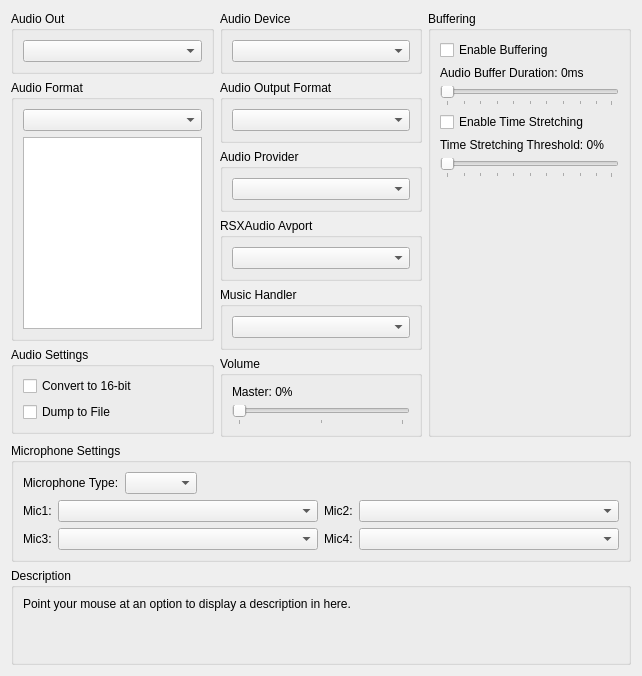
      <widget class="QWidget" name="audioTab">
       <attribute name="title">
        <string>Audio</string>
       </attribute>
       <layout class="QVBoxLayout" name="audioTab_layout" stretch="0,0,1,0">
        <item>
         <layout class="QHBoxLayout" name="audioTabLayoutTop" stretch="1,1,1">
          <item>
           <layout class="QVBoxLayout" name="audioTabLayoutTopLeft">
            <item>
             <widget class="QGroupBox" name="gb_audio_out">
              <property name="title">
               <string>Audio Out</string>
              </property>
              <layout class="QVBoxLayout" name="gb_audio_out_layout">
               <item>
                <widget class="QComboBox" name="audioOutBox"/>
               </item>
              </layout>
             </widget>
            </item>
            <item>
             <widget class="QGroupBox" name="gb_audio_format">
              <property name="title">
               <string>Audio Format</string>
              </property>
              <layout class="QVBoxLayout" name="gb_audio_format_layout">
               <item>
                <widget class="QComboBox" name="combo_audio_format"/>
               </item>
               <item>
                <widget class="QListWidget" name="list_audio_formats">
                 <property name="sizePolicy">
                  <sizepolicy hsizetype="Preferred" vsizetype="Preferred">
                   <horstretch>0</horstretch>
                   <verstretch>0</verstretch>
                  </sizepolicy>
                 </property>
                 <property name="selectionMode">
                  <enum>QAbstractItemView::ExtendedSelection</enum>
                 </property>
                </widget>
               </item>
              </layout>
             </widget>
            </item>
            <item>
             <widget class="QGroupBox" name="gb_audio_settings">
              <property name="title">
               <string>Audio Settings</string>
              </property>
              <layout class="QVBoxLayout" name="gb_audio_settings_layout">
               <item>
                <widget class="QCheckBox" name="convert">
                 <property name="text">
                  <string>Convert to 16-bit</string>
                 </property>
                </widget>
               </item>
               <item>
                <widget class="QCheckBox" name="audioDump">
                 <property name="text">
                  <string>Dump to File</string>
                 </property>
                </widget>
               </item>
               <item>
                <spacer name="spacer_audio_settings">
                 <property name="orientation">
                  <enum>Qt::Vertical</enum>
                 </property>
                 <property name="sizeType">
                  <enum>QSizePolicy::MinimumExpanding</enum>
                 </property>
                 <property name="sizeHint" stdset="0">
                  <size>
                   <width>0</width>
                   <height>0</height>
                  </size>
                 </property>
                </spacer>
               </item>
              </layout>
             </widget>
            </item>
            <item>
             <spacer name="verticalSpacerAudioLeft">
              <property name="orientation">
               <enum>Qt::Vertical</enum>
              </property>
              <property name="sizeType">
               <enum>QSizePolicy::MinimumExpanding</enum>
              </property>
              <property name="sizeHint" stdset="0">
               <size>
                <width>0</width>
                <height>0</height>
               </size>
              </property>
             </spacer>
            </item>
           </layout>
          </item>
          <item>
           <layout class="QVBoxLayout" name="audioTabLayoutTopMiddle">
            <item>
             <widget class="QGroupBox" name="gb_audio_device">
              <property name="title">
               <string>Audio Device</string>
              </property>
              <layout class="QVBoxLayout" name="gb_audio_device_layout">
               <item>
                <widget class="QComboBox" name="audioDeviceBox"/>
               </item>
              </layout>
             </widget>
            </item>
            <item>
             <widget class="QGroupBox" name="gb_audio_channel_layout">
              <property name="title">
               <string>Audio Output Format</string>
              </property>
              <layout class="QVBoxLayout" name="gb_audio_channel_layout_layout">
               <item>
                <widget class="QComboBox" name="combo_audio_channel_layout"/>
               </item>
              </layout>
             </widget>
            </item>
            <item>
             <widget class="QGroupBox" name="gb_audio_provider">
              <property name="title">
               <string>Audio Provider</string>
              </property>
              <layout class="QVBoxLayout" name="gb_audio_provider_layout">
               <item>
                <widget class="QComboBox" name="audioProviderBox"/>
               </item>
              </layout>
             </widget>
            </item>
            <item>
             <widget class="QGroupBox" name="gb_audio_avport">
              <property name="title">
               <string>RSXAudio Avport</string>
              </property>
              <layout class="QVBoxLayout" name="gb_audio_avport_layout">
               <item>
                <widget class="QComboBox" name="audioAvportBox"/>
               </item>
              </layout>
             </widget>
            </item>
            <item>
             <widget class="QGroupBox" name="gb_music_handler">
              <property name="title">
               <string>Music Handler</string>
              </property>
              <layout class="QVBoxLayout" name="gb_music_handler_layout">
               <item>
                <widget class="QComboBox" name="musicHandlerBox"/>
               </item>
              </layout>
             </widget>
            </item>
            <item>
             <widget class="QGroupBox" name="gb_audio_volume">
              <property name="title">
               <string>Volume</string>
              </property>
              <layout class="QVBoxLayout" name="gb_audio_volume_layout">
               <item>
                <widget class="QWidget" name="master_volume" native="true">
                 <layout class="QVBoxLayout" name="layout_master_volume">
                  <property name="leftMargin">
                   <number>0</number>
                  </property>
                  <property name="topMargin">
                   <number>0</number>
                  </property>
                  <property name="rightMargin">
                   <number>0</number>
                  </property>
                  <property name="bottomMargin">
                   <number>0</number>
                  </property>
                  <item>
                   <widget class="QLabel" name="masterVolumeLabel">
                    <property name="text">
                     <string>Master: 0%</string>
                    </property>
                   </widget>
                  </item>
                  <item>
                   <widget class="QSlider" name="masterVolume">
                    <property name="orientation">
                     <enum>Qt::Horizontal</enum>
                    </property>
                    <property name="tickPosition">
                     <enum>QSlider::TicksBelow</enum>
                    </property>
                    <property name="tickInterval">
                     <number>50</number>
                    </property>
                   </widget>
                  </item>
                 </layout>
                </widget>
               </item>
               <item>
                <spacer name="spacer_audio_volume">
                 <property name="orientation">
                  <enum>Qt::Vertical</enum>
                 </property>
                 <property name="sizeType">
                  <enum>QSizePolicy::MinimumExpanding</enum>
                 </property>
                 <property name="sizeHint" stdset="0">
                  <size>
                   <width>0</width>
                   <height>0</height>
                  </size>
                 </property>
                </spacer>
               </item>
              </layout>
             </widget>
            </item>
           </layout>
          </item>
          <item>
           <layout class="QVBoxLayout" name="audioTabLayoutTopRight">
            <item>
             <widget class="QGroupBox" name="gb_audio_buffering">
              <property name="title">
               <string>Buffering</string>
              </property>
              <layout class="QVBoxLayout" name="gb_audio_buffering_layout">
               <item>
                <widget class="QCheckBox" name="enableBuffering">
                 <property name="text">
                  <string>Enable Buffering</string>
                 </property>
                </widget>
               </item>
               <item>
                <widget class="QWidget" name="audio_buffer_duration" native="true">
                 <layout class="QVBoxLayout" name="layout_audio_buffer_duration">
                  <property name="leftMargin">
                   <number>0</number>
                  </property>
                  <property name="topMargin">
                   <number>0</number>
                  </property>
                  <property name="rightMargin">
                   <number>0</number>
                  </property>
                  <property name="bottomMargin">
                   <number>0</number>
                  </property>
                  <item>
                   <widget class="QLabel" name="audioBufferDurationLabel">
                    <property name="text">
                     <string>Audio Buffer Duration: 0ms</string>
                    </property>
                   </widget>
                  </item>
                  <item>
                   <widget class="QSlider" name="audioBufferDuration">
                    <property name="orientation">
                     <enum>Qt::Horizontal</enum>
                    </property>
                    <property name="tickPosition">
                     <enum>QSlider::TicksBelow</enum>
                    </property>
                    <property name="tickInterval">
                     <number>10</number>
                    </property>
                   </widget>
                  </item>
                 </layout>
                </widget>
               </item>
               <item>
                <widget class="QCheckBox" name="enableTimeStretching">
                 <property name="text">
                  <string>Enable Time Stretching</string>
                 </property>
                </widget>
               </item>
               <item>
                <widget class="QWidget" name="time_stretching_threshold" native="true">
                 <layout class="QVBoxLayout" name="layout_time_stretching_threshold">
                  <property name="leftMargin">
                   <number>0</number>
                  </property>
                  <property name="topMargin">
                   <number>0</number>
                  </property>
                  <property name="rightMargin">
                   <number>0</number>
                  </property>
                  <property name="bottomMargin">
                   <number>0</number>
                  </property>
                  <item>
                   <widget class="QLabel" name="timeStretchingThresholdLabel">
                    <property name="text">
                     <string>Time Stretching Threshold: 0%</string>
                    </property>
                   </widget>
                  </item>
                  <item>
                   <widget class="QSlider" name="timeStretchingThreshold">
                    <property name="orientation">
                     <enum>Qt::Horizontal</enum>
                    </property>
                    <property name="tickPosition">
                     <enum>QSlider::TicksBelow</enum>
                    </property>
                    <property name="tickInterval">
                     <number>10</number>
                    </property>
                   </widget>
                  </item>
                 </layout>
                </widget>
               </item>
               <item>
                <spacer name="verticalSpacerAudioRight">
                 <property name="orientation">
                  <enum>Qt::Vertical</enum>
                 </property>
                 <property name="sizeType">
                  <enum>QSizePolicy::MinimumExpanding</enum>
                 </property>
                 <property name="sizeHint" stdset="0">
                  <size>
                   <width>0</width>
                   <height>0</height>
                  </size>
                 </property>
                </spacer>
               </item>
              </layout>
             </widget>
            </item>
           </layout>
          </item>
         </layout>
        </item>
        <item>
         <widget class="QGroupBox" name="gb_microphone_settings">
          <property name="title">
           <string>Microphone Settings</string>
          </property>
          <layout class="QVBoxLayout" name="gb_microphone_settings_layout">
           <item>
            <layout class="QHBoxLayout" name="microphoneLayoutTop">
             <item>
              <widget class="QLabel" name="microphoneLabel">
               <property name="text">
                <string>Microphone Type:</string>
               </property>
              </widget>
             </item>
             <item>
              <widget class="QComboBox" name="microphoneBox"/>
             </item>
             <item>
              <spacer name="microphoneSpacer">
               <property name="orientation">
                <enum>Qt::Horizontal</enum>
               </property>
               <property name="sizeType">
                <enum>QSizePolicy::MinimumExpanding</enum>
               </property>
               <property name="sizeHint" stdset="0">
                <size>
                 <width>0</width>
                 <height>0</height>
                </size>
               </property>
              </spacer>
             </item>
            </layout>
           </item>
           <item>
            <layout class="QHBoxLayout" name="microphoneLayoutBottom">
             <item>
              <layout class="QVBoxLayout" name="microphoneLayoutLabel1and3">
               <item>
                <widget class="QLabel" name="microphone1Label">
                 <property name="sizePolicy">
                  <sizepolicy hsizetype="Minimum" vsizetype="Preferred">
                   <horstretch>0</horstretch>
                   <verstretch>0</verstretch>
                  </sizepolicy>
                 </property>
                 <property name="text">
                  <string>Mic1:</string>
                 </property>
                </widget>
               </item>
               <item>
                <widget class="QLabel" name="microphone3Label">
                 <property name="sizePolicy">
                  <sizepolicy hsizetype="Minimum" vsizetype="Preferred">
                   <horstretch>0</horstretch>
                   <verstretch>0</verstretch>
                  </sizepolicy>
                 </property>
                 <property name="text">
                  <string>Mic3:</string>
                 </property>
                </widget>
               </item>
              </layout>
             </item>
             <item>
              <layout class="QVBoxLayout" name="microphoneLayoutBox1and3">
               <item>
                <widget class="QComboBox" name="microphone1Box">
                 <property name="sizePolicy">
                  <sizepolicy hsizetype="Expanding" vsizetype="Fixed">
                   <horstretch>0</horstretch>
                   <verstretch>0</verstretch>
                  </sizepolicy>
                 </property>
                </widget>
               </item>
               <item>
                <widget class="QComboBox" name="microphone3Box">
                 <property name="sizePolicy">
                  <sizepolicy hsizetype="Expanding" vsizetype="Fixed">
                   <horstretch>0</horstretch>
                   <verstretch>0</verstretch>
                  </sizepolicy>
                 </property>
                </widget>
               </item>
              </layout>
             </item>
             <item>
              <layout class="QVBoxLayout" name="microphoneLayoutLabel2and4">
               <item>
                <widget class="QLabel" name="microphone2Label">
                 <property name="sizePolicy">
                  <sizepolicy hsizetype="Minimum" vsizetype="Preferred">
                   <horstretch>0</horstretch>
                   <verstretch>0</verstretch>
                  </sizepolicy>
                 </property>
                 <property name="text">
                  <string>Mic2:</string>
                 </property>
                </widget>
               </item>
               <item>
                <widget class="QLabel" name="microphone4Label">
                 <property name="sizePolicy">
                  <sizepolicy hsizetype="Minimum" vsizetype="Preferred">
                   <horstretch>0</horstretch>
                   <verstretch>0</verstretch>
                  </sizepolicy>
                 </property>
                 <property name="text">
                  <string>Mic4:</string>
                 </property>
                </widget>
               </item>
              </layout>
             </item>
             <item>
              <layout class="QVBoxLayout" name="microphoneLayoutBox2and4">
               <item>
                <widget class="QComboBox" name="microphone2Box">
                 <property name="sizePolicy">
                  <sizepolicy hsizetype="Expanding" vsizetype="Fixed">
                   <horstretch>0</horstretch>
                   <verstretch>0</verstretch>
                  </sizepolicy>
                 </property>
                </widget>
               </item>
               <item>
                <widget class="QComboBox" name="microphone4Box">
                 <property name="sizePolicy">
                  <sizepolicy hsizetype="Expanding" vsizetype="Fixed">
                   <horstretch>0</horstretch>
                   <verstretch>0</verstretch>
                  </sizepolicy>
                 </property>
                </widget>
               </item>
              </layout>
             </item>
            </layout>
           </item>
          </layout>
         </widget>
        </item>
        <item>
         <spacer name="audioTabSpacer">
          <property name="orientation">
           <enum>Qt::Vertical</enum>
          </property>
          <property name="sizeType">
           <enum>QSizePolicy::MinimumExpanding</enum>
          </property>
          <property name="sizeHint" stdset="0">
           <size>
            <width>0</width>
            <height>0</height>
           </size>
          </property>
         </spacer>
        </item>
        <item>
         <widget class="QGroupBox" name="gb_description_audio">
          <property name="title">
           <string>Description</string>
          </property>
          <layout class="QVBoxLayout" name="gb_description_audio_layout">
           <item>
            <widget class="QLabel" name="description_audio">
             <property name="text">
              <string>Point your mouse at an option to display a description in here.


</string>
             </property>
             <property name="textFormat">
              <enum>Qt::PlainText</enum>
             </property>
             <property name="alignment">
              <set>Qt::AlignLeading|Qt::AlignLeft|Qt::AlignTop</set>
             </property>
             <property name="wordWrap">
              <bool>true</bool>
             </property>
            </widget>
           </item>
          </layout>
         </widget>
        </item>
       </layout>
      </widget>
